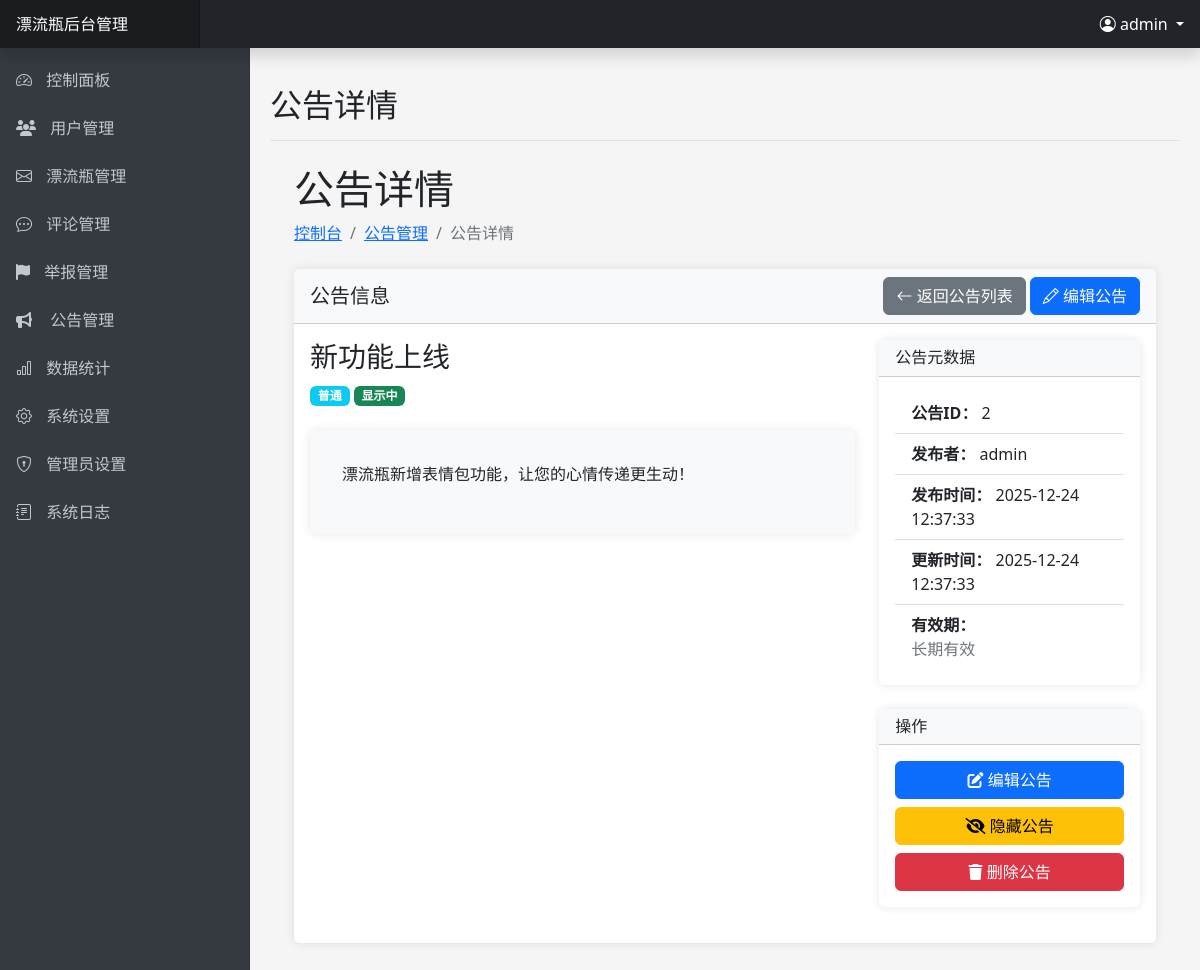
The app's page /admin/announcement_detail.php?id=2 (signed in) with its own data.
### tables this page shows
CREATE TABLE IF NOT EXISTS `announcements` (
    `id` INT(11) AUTO_INCREMENT PRIMARY KEY,
    `title` VARCHAR(255) NOT NULL,
    `content` TEXT NOT NULL,
    `type` ENUM('普通', '重要', '紧急') DEFAULT '普通',
    `status` TINYINT(1) DEFAULT 1 COMMENT '0:隐藏 1:显示',
    `start_time` TIMESTAMP NULL,
    `end_time` TIMESTAMP NULL,
    `created_by` INT(11) NOT NULL,
    `created_at` TIMESTAMP DEFAULT CURRENT_TIMESTAMP,
    `updated_at` TIMESTAMP DEFAULT CURRENT_TIMESTAMP ON UPDATE CURRENT_TIMESTAMP,
    FOREIGN KEY (`created_by`) REFERENCES `users`(`id`) ON DELETE CASCADE,
    INDEX `idx_status` (`status`),
    INDEX `idx_type` (`type`),
    INDEX `idx_created_at` (`created_at`),
    INDEX `idx_start_time` (`start_time`),
    INDEX `idx_end_time` (`end_time`)
);

### admin/announcement_detail.php (the view, shortened to what this page needs)
<?php
$id = (int)$_GET['id'];
$pageTitle = '公告详情';
require_once 'includes/header.php';
$conn = getDbConnection();
$stmt = $conn->prepare("SELECT a.*, CONCAT(u.username) as admin_name
                      FROM announcements a
                      LEFT JOIN admins u ON a.created_by = u.id
                      WHERE a.id = ?");
$stmt->bind_param("i", $id);
$stmt->execute();
$result = $stmt->get_result();
$announcement = $result->fetch_assoc();
$pageActions = '<a href="announcements.php" class="btn btn-secondary"><i class="bi bi-arrow-left"></i> 返回公告列表</a>
                <a href="announcements.php?action=edit&id=' . $id . '" class="btn btn-primary">
                    <i class="bi bi-pencil"></i> 编辑公告
                </a>';
?>
<div class="container-fluid px-4">
    <h1 class="mt-4"><?php echo $pageTitle; ?></h1>
    <ol class="breadcrumb mb-4">
        <li class="breadcrumb-item"><a href="index.php">控制台</a></li>
        <li class="breadcrumb-item"><a href="announcements.php">公告管理</a></li>
        <li class="breadcrumb-item active"><?php echo $pageTitle; ?></li>
    </ol>
    <div class="card mb-4">
        <div class="card-header d-flex justify-content-between align-items-center">
            <h5 class="m-0 font-weight-bold">公告信息</h5>
            <div>
                <?php echo $pageActions; ?>
            </div>
        </div>
        <div class="card-body">
            <div class="row">
                <div class="col-md-8">
                    <h3><?php echo htmlspecialchars($announcement['title']); ?></h3>
                    <div class="mb-4">
                        <span class="badge bg-<?php
                        switch ($announcement['type']) {
                            default:
                                echo 'info';
                                break;
                        }
                        ?>">
                            <?php echo $announcement['type']; ?>
                        </span>
                        <span class="badge bg-<?php echo $announcement['status'] ? 'success' : 'secondary'; ?>">
                            <?php echo $announcement['status'] ? '显示中' : '已隐藏'; ?>
                        </span>
                    </div>
                    <div class="card p-3 bg-light mb-4">
                        <div class="card-body">
                            <p class="pre-wrap"><?php echo nl2br(htmlspecialchars($announcement['content'])); ?></p>
                        </div>
                    </div>
                </div>
                <div class="col-md-4">
                    <div class="card mb-4">
                        <div class="card-header">
                            <h6 class="m-0">公告元数据</h6>
                        </div>
                        <div class="card-body">
                            <ul class="list-group list-group-flush">
                                <li class="list-group-item">
                                    <strong>公告ID：</strong> <?php echo $announcement['id']; ?>
                                </li>
                                <li class="list-group-item">
                                    <strong>发布者：</strong> <?php echo htmlspecialchars($announcement['admin_name']); ?>
                                </li>
                                <li class="list-group-item">
                                    <strong>发布时间：</strong> <?php echo date('Y-m-d H:i:s', strtotime($announcement['created_at'])); ?>
                                </li>
                                <li class="list-group-item">
                                    <strong>更新时间：</strong> <?php echo date('Y-m-d H:i:s', strtotime($announcement['updated_at'])); ?>
                                </li>
                                <li class="list-group-item">
                                    <strong>有效期：</strong><br>
                                    <?php if ($announcement['start_time'] || $announcement['end_time']): ?>
                                        <div class="mt-1">
                                            <span class="text-muted">开始：</span>
                                            <?php echo $announcement['start_time'] ? date('Y-m-d H:i', strtotime($announcement['start_time'])) : '不限制'; ?>
                                        </div>
                                        <div class="mt-1">
                                            <span class="text-muted">结束：</span>
                                            <?php echo $announcement['end_time'] ? date('Y-m-d H:i', strtotime($announcement['end_time'])) : '不限制'; ?>
                                        </div>
                                    <?php else: ?>
                                        <span class="text-muted">长期有效</span>
                                    <?php endif; ?>
                                </li>
                            </ul>
                        </div>
                    </div>
                    <div class="card">
                        <div class="card-header">
                            <h6 class="m-0">操作</h6>
                        </div>
                        <div class="card-body">
                            <div class="d-grid gap-2">
                                <a href="announcements.php?action=edit&id=<?php echo $id; ?>" class="btn btn-primary">
                                    <i class="fas fa-edit"></i> 编辑公告
                                </a>
                                <?php if ($announcement['status']): ?>
                                <a href="announcements.php?action=toggle_status&id=<?php echo $id; ?>" class="btn btn-warning">
                                    <i class="fas fa-eye-slash"></i> 隐藏公告
                                </a>
                                <?php else: ?>
                                <a href="announcements.php?action=toggle_status&id=<?php echo $id; ?>" class="btn btn-success">
                                    <i class="fas fa-eye"></i> 显示公告
                                </a>
                                <?php endif; ?>
                                <a href="announcements.php?action=delete&id=<?php echo $id; ?>" class="btn btn-danger">
                                    <i class="fas fa-trash"></i> 删除公告
                                </a>
                            </div>
                        </div>
                    </div>
                </div>
            </div>
        </div>
    </div>
</div>
<?php
require_once 'includes/footer.php';
?>

### admin/includes/header.php (style rules this page uses)
body { font-family: 'Microsoft YaHei', 'Segoe UI', sans-serif; background-color: #f5f5f5; overflow-x: hidden; }
.card { margin-bottom: 20px; border: none; box-shadow: 0 0 10px rgba(0, 0, 0, 0.1); }
.card-header { font-weight: bold; background-color: #f8f9fa; }

### admin/announcement_detail.php (style rules this page uses)
.pre-wrap { white-space: pre-wrap; }

### records on screen
announcements: title "新功能上线", type "普通", content "漂流瓶新增表情包功能，让您的心情传递更生动！", id "2", created_at "2025-12-24 12:37:33", updated_at "2025-12-24 12:37:33"

### other values on screen
SITE_NAME "漂流瓶"
$admin->getCurrentAdminUsername() "admin"
$pageTitle "公告详情"
$announcement['admin_name'] "admin"
